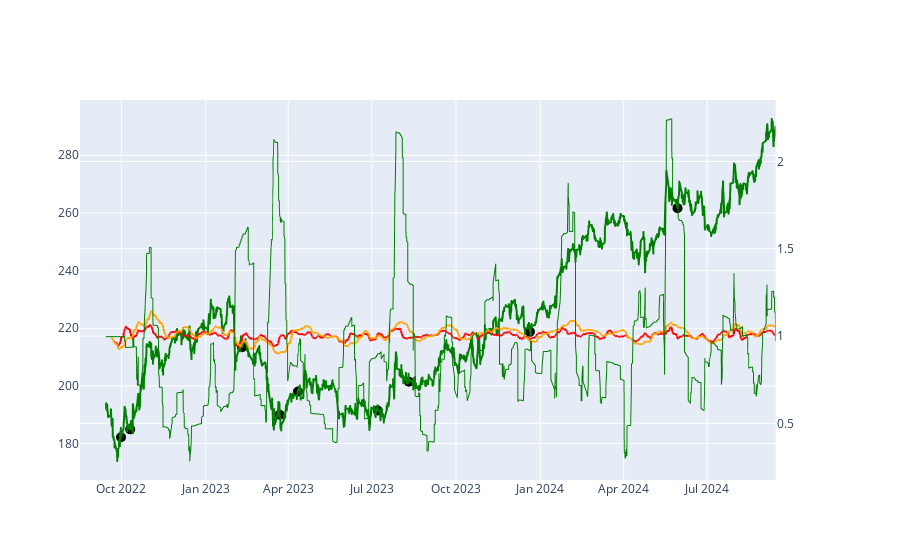

The notebook cell this image was saved under:
### Code cell
ticker = 'CB'
file_name = f'df_stock_{ticker}_period2y_interval1h.pkl'
path = os.path.join(parent_path, folder_saved_models, file_name)
df = load_data_one_stock(path)

# df = px.data.gapminder().query("country=='Canada'")
# fig = px.line(x = df_stats[ticker].index, y="amps_avg100", title='')
# fig.show()
df['max100'] = df['close'].rolling(window=100).max()
df['max100'] = df['max100'].bfill()
df['min100'] = df['close'].rolling(window=100).min()
df['min100'] = df['min100'].bfill()
df['current_amp100'] = df['max100'] / df['min100']
# df['norm100'] = (df['current_amp100']- 1) / (df_stats[ticker]['amps_avg100'].iloc[-1] - 1)
df['norm100'] = (df['current_amp100']- 1) / (df_stats[ticker]['amps_avg100'] - 1)
df['norm100'] = (1 - df['min100'] / df['max100']) * 10
df_stats[ticker]['speed100_avg'] = df_stats[ticker]['speed100'].rolling(window=30).mean()
df_stats[ticker]['speed30_avg'] = df_stats[ticker]['speed30'].rolling(window=30).mean()

# df_stats['norm100'] =   norm100 = (current_amp100 - 1) / (df_stats[ticker]['amps_avg100'].iloc[-1] - 1)
# df_stats[ticker]['norm100'] =  (df['current_amp100'] - 1) / (df_stats[ticker]['amps_avg100'] - 1)
# df_stats[ticker]['norm100'] =  (df['current_amp100'] - 1) / 0.1
# df_stats[ticker]['norm100'] =  df['current_amp100'] 
subfig = make_subplots(specs=[[{"secondary_y": True}]])
fig1 = px.line(df, x=df.index, y='close')
# fig2 = px.line(df, x=df.index, y='norm100')
fig2 = px.line(df_stats[ticker], x=df_stats[ticker].index, y='speed30_avg')
fig3 = px.line(df_stats[ticker], x=df_stats[ticker].index, y='speed100_avg')
fig6 = px.line(df_stats[ticker], x=df_stats[ticker].index, y='norm100')
# fig6 = px.line(df, x=df.index, y='norm100')
# fig4 = px.line(df_stats[ticker], x=df_stats[ticker].index, y='speed30')
# fig4 = px.line(df_stats[ticker], x=df_stats[ticker].index, y=[]'speed30_avg')
fig2.update_traces(yaxis="y2", line_color='red')
fig3.update_traces(yaxis="y2", line_color='orange')
fig4 = px.scatter(df, buy_time_list, buy_price_list)
fig4.update_traces(yaxis="y1", marker=dict(size=10, color='black'))
fig1.update_traces(line_color='green')
fig6.update_traces(yaxis="y2",line=dict(color='green', width=1))



subfig.add_traces(fig1.data + fig2.data + fig3.data + fig4.data + fig6.data)
# fig4.show(),

### Figure 1 — Plotly figure (JSON) as saved in the notebook; plotly's stock layout.template omitted (floating-point values rounded to 4 significant figures; data arrays with more than 128 entries replaced by an {"elided": "..."} marker saying what was removed)
{"data": [{"hovertemplate": "Datetime=%{x}<br>close=%{y}<extra></extra>", "legendgroup": "", "line": {"color": "green", "dash": "solid"}, "marker": {"symbol": "circle"}, "mode": "lines", "name": "", "showlegend": false, "type": "scattergl", "x": {"elided": "3505 str values"}, "xaxis": "x", "y": {"elided": "3505 float values"}, "yaxis": "y"}, {"hovertemplate": "Datetime=%{x}<br>speed30_avg=%{y}<extra></extra>", "legendgroup": "", "line": {"color": "red", "dash": "solid"}, "marker": {"symbol": "circle"}, "mode": "lines", "name": "", "showlegend": false, "type": "scattergl", "x": {"elided": "3505 str values"}, "xaxis": "x", "y": {"elided": "3505 float values"}, "yaxis": "y2"}, {"hovertemplate": "Datetime=%{x}<br>speed100_avg=%{y}<extra></extra>", "legendgroup": "", "line": {"color": "orange", "dash": "solid"}, "marker": {"symbol": "circle"}, "mode": "lines", "name": "", "showlegend": false, "type": "scattergl", "x": {"elided": "3505 str values"}, "xaxis": "x", "y": {"elided": "3505 float values"}, "yaxis": "y2"}, {"hovertemplate": "x=%{x}<br>y=%{y}<extra></extra>", "legendgroup": "", "marker": {"color": "black", "size": 10, "symbol": "circle"}, "mode": "markers", "name": "", "orientation": "v", "showlegend": false, "type": "scatter", "x": ["2022-09-30T15:30:00-04:00", "2022-10-10T15:30:00-04:00", "2023-02-09T15:30:00-05:00", "2023-03-22T15:30:00-04:00", "2023-04-11T15:30:00-04:00", "2023-07-07T15:30:00-04:00", "2023-08-10T15:30:00-04:00", "2023-12-20T15:30:00-05:00", "2024-05-29T15:30:00-04:00"], "xaxis": "x", "y": [182.2, 184.9, 213.4, 190.0, 198.1, 191.5, 201.5, 218.8, 261.7], "yaxis": "y"}, {"hovertemplate": "Datetime=%{x}<br>norm100=%{y}<extra></extra>", "legendgroup": "", "line": {"color": "green", "dash": "solid", "width": 1}, "marker": {"symbol": "circle"}, "mode": "lines", "name": "", "showlegend": false, "type": "scattergl", "x": {"elided": "3505 str values"}, "xaxis": "x", "y": {"elided": "3505 float values"}, "yaxis": "y2"}], "layout": {"xaxis": {"anchor": "y", "domain": [0, 0.94]}, "yaxis": {"anchor": "x", "domain": [0, 1]}, "yaxis2": {"anchor": "x", "overlaying": "y", "side": "right"}}}
